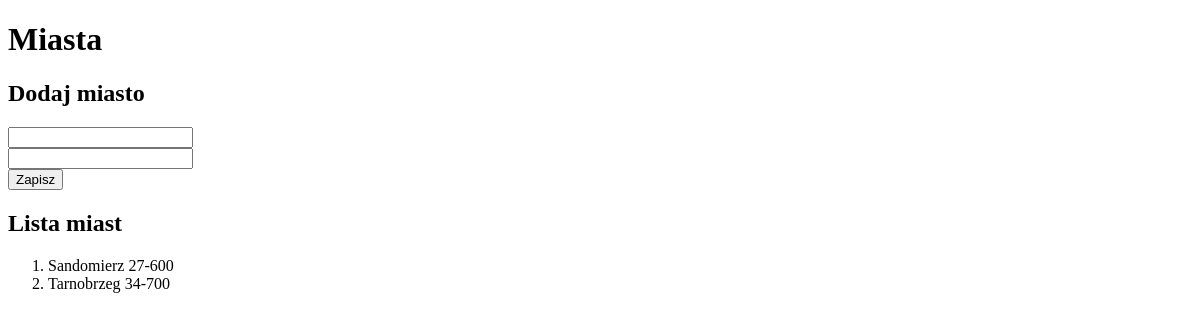
The app's page /studenci/miasta/, older data.
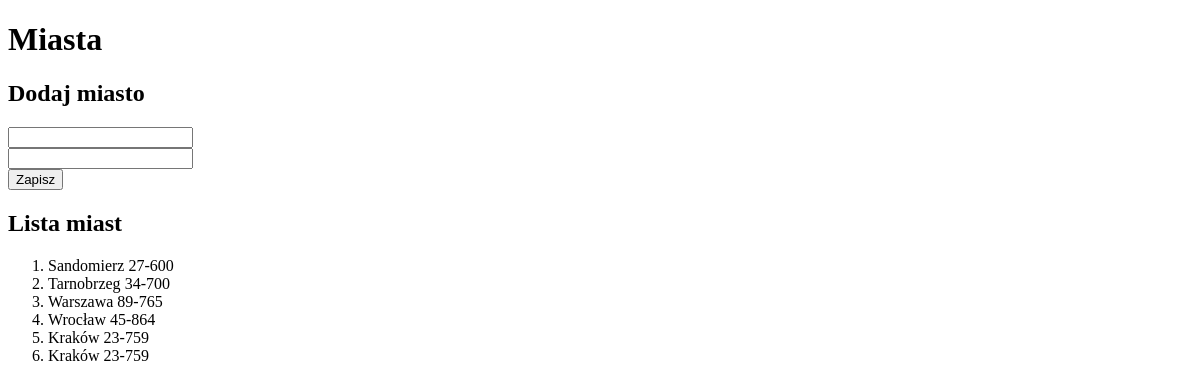
The same page, newer data.
### studenci/models.py (models this page shows, shortened)
class Miasto(models.Model):
    nazwa = models.CharField(
        verbose_name='miasto',
        max_length=30,
        help_text='Nazwa miasta')
    kod = models.CharField(
        max_length=6,
        help_text='Kod pocztowy')
    class Meta:
        verbose_name_plural = "miasta"

### studenci/views.py (the view)
# urls.py: path('miasta/', views.miasta, name='miasta'),
def miasta(request):
    if request.method == 'POST':
        nazwa = request.POST.get('nazwa')
        kod = request.POST.get('kod')
        m = Miasto(nazwa=nazwa, kod=kod)
        m.save()
    miasta= Miasto.objects.all()
    kontekst = {
        'miasta': miasta
    }
    return render(request, 'studenci/miasta.html', kontekst)

### studenci/templates/studenci/miasta.html (shortened to what this page needs)
<!DOCTYPE html>
<html lang="pl">
<head>
</head>
<body>
<h1>Miasta</h1>
<h2>Dodaj miasto</h2>
<form action="." method="POST">
    <input type="text" name="nazwa" maxlength="30">
    <br>
    <input type="text" name="kod" maxlength="6">
    <br>
    <input type="submit" value="Zapisz">
</form>
<h2>Lista miast</h2>
<ol>
    {% for miasto in miasta %}
    <li>{{ miasto.nazwa }}&nbsp;{{ miasto.kod }}</li>
    {% endfor %}
</ol>
</body>
</html>

Row changes from the older to the newer data that the page shows:
added Miasto: nazwa "Warszawa", kod "89-765"
added Miasto: nazwa "Wrocław", kod "45-864"
added Miasto: nazwa "Kraków", kod "23-759"
added Miasto: nazwa "Kraków", kod "23-759"
